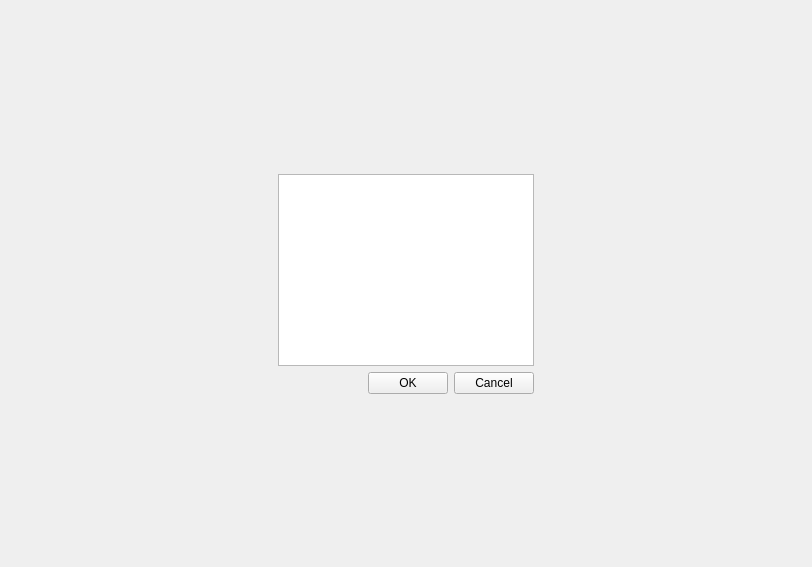
<?xml version="1.0" encoding="UTF-8"?>
<ui version="4.0">
 <class>FilterWidgetForm</class>
 <widget class="QWidget" name="FilterWidgetForm">
  <property name="geometry">
   <rect>
    <x>0</x>
    <y>0</y>
    <width>812</width>
    <height>567</height>
   </rect>
  </property>
  <property name="windowTitle">
   <string>Form</string>
  </property>
  <layout class="QGridLayout" name="gridLayout">
   <item row="1" column="0">
    <spacer name="horizontalSpacer_2">
     <property name="orientation">
      <enum>Qt::Horizontal</enum>
     </property>
     <property name="sizeType">
      <enum>QSizePolicy::MinimumExpanding</enum>
     </property>
     <property name="sizeHint" stdset="0">
      <size>
       <width>40</width>
       <height>20</height>
      </size>
     </property>
    </spacer>
   </item>
   <item row="1" column="3">
    <spacer name="horizontalSpacer">
     <property name="orientation">
      <enum>Qt::Horizontal</enum>
     </property>
     <property name="sizeType">
      <enum>QSizePolicy::MinimumExpanding</enum>
     </property>
     <property name="sizeHint" stdset="0">
      <size>
       <width>260</width>
       <height>20</height>
      </size>
     </property>
    </spacer>
   </item>
   <item row="1" column="1" colspan="2">
    <widget class="QListWidget" name="lWdgt">
     <property name="sizePolicy">
      <sizepolicy hsizetype="Expanding" vsizetype="Expanding">
       <horstretch>0</horstretch>
       <verstretch>0</verstretch>
      </sizepolicy>
     </property>
     <property name="editTriggers">
      <set>QAbstractItemView::NoEditTriggers</set>
     </property>
     <property name="alternatingRowColors">
      <bool>true</bool>
     </property>
    </widget>
   </item>
   <item row="2" column="1" colspan="2">
    <layout class="QHBoxLayout" name="horizontalLayout">
     <item>
      <spacer name="horizontalSpacer_3">
       <property name="orientation">
        <enum>Qt::Horizontal</enum>
       </property>
       <property name="sizeHint" stdset="0">
        <size>
         <width>40</width>
         <height>20</height>
        </size>
       </property>
      </spacer>
     </item>
     <item>
      <widget class="QPushButton" name="pushButton">
       <property name="text">
        <string>OK</string>
       </property>
       <property name="icon">
        <iconset resource="res.qrc">
         <normaloff>:/katynko/svg/dialog-ok-apply.svg</normaloff>:/katynko/svg/dialog-ok-apply.svg</iconset>
       </property>
      </widget>
     </item>
     <item>
      <widget class="QPushButton" name="pushButton_2">
       <property name="text">
        <string>Cancel</string>
       </property>
       <property name="icon">
        <iconset resource="res.qrc">
         <normaloff>:/katynko/svg/dialog-cancel.svg</normaloff>:/katynko/svg/dialog-cancel.svg</iconset>
       </property>
      </widget>
     </item>
    </layout>
   </item>
   <item row="3" column="1" colspan="2">
    <spacer name="verticalSpacer">
     <property name="orientation">
      <enum>Qt::Vertical</enum>
     </property>
     <property name="sizeType">
      <enum>QSizePolicy::MinimumExpanding</enum>
     </property>
     <property name="sizeHint" stdset="0">
      <size>
       <width>20</width>
       <height>153</height>
      </size>
     </property>
    </spacer>
   </item>
   <item row="0" column="1" colspan="2">
    <spacer name="verticalSpacer_2">
     <property name="orientation">
      <enum>Qt::Vertical</enum>
     </property>
     <property name="sizeType">
      <enum>QSizePolicy::MinimumExpanding</enum>
     </property>
     <property name="sizeHint" stdset="0">
      <size>
       <width>20</width>
       <height>40</height>
      </size>
     </property>
    </spacer>
   </item>
  </layout>
 </widget>
 <resources>
  <include location="res.qrc"/>
 </resources>
 <connections/>
</ui>
